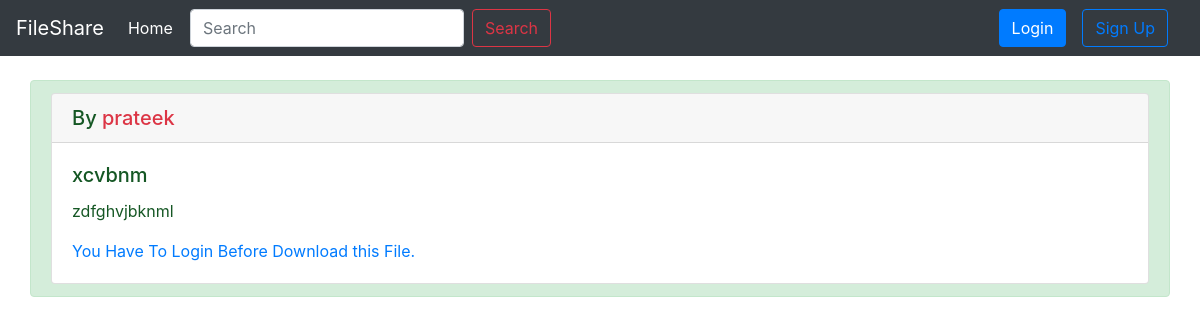
Before: / with the older database file.
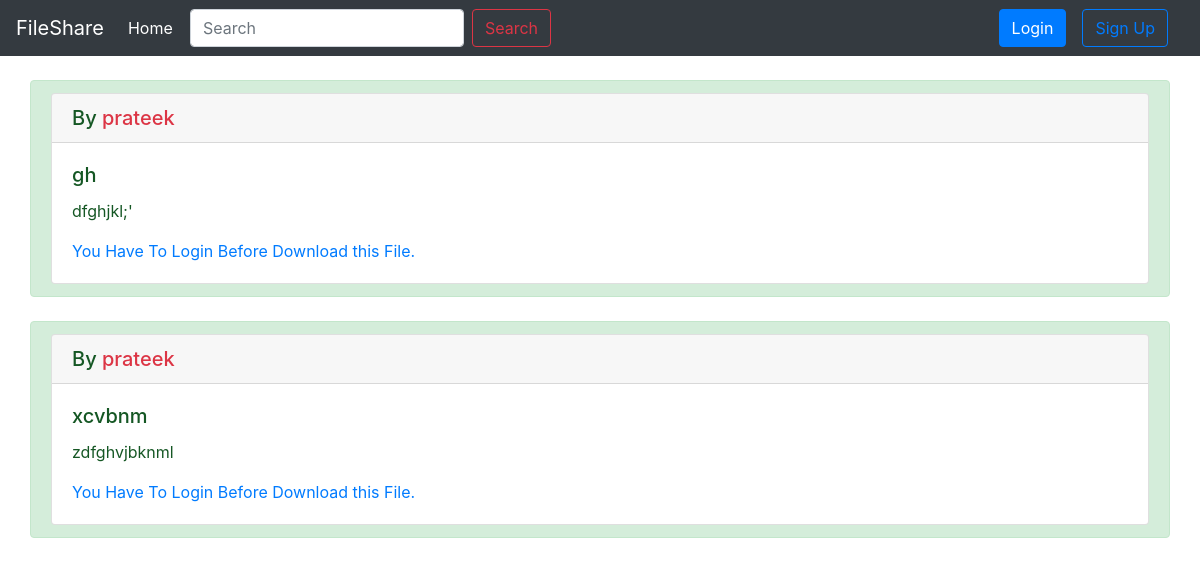
After: the same page with the newer database file.
### fileshare/models.py (models this page shows, shortened)
class Post(models.Model):
    user = models.ForeignKey(User, on_delete=models.CASCADE)
    title = models.CharField(max_length=200)
    file_field = models.FileField(upload_to='uploads/')
    desc = models.TextField()

class User(models.Model):
    username = models.CharField(max_length=50)
    password = models.CharField(max_length=50)
    def __str__(self):
        return self.username

### fileshare/views.py (the view, shortened to what this page needs)
# urls.py: path('', views.HomePageView.as_view(), name='home'),
class HomePageView(ListView):
    def get(self, request):
        all_posts = Post.objects.all().order_by('-id')
        param = {'posts':all_posts}
        return render(request, 'home.html', param)

### templates/home.html (shortened to what this page needs)
{% extends 'base.html' %}
{% block body %}
{% for post in posts %}
<div class="container my-4 alert alert-success">
    <div class="card">
        <h5 class="card-header">By <a style="text-decoration:none; color:#DC3545;" href="{% url 'profile' post.user.username %}">{{post.user}}</a></h5>
        <div class="card-body">
            <h5 class="card-title">{{post.title}}</h5>
            <p class="card-text">{{post.desc}}</p>
            {% if request.session.user %}
                <a href="{{MEDIA_URL}}/{{post.file_field.url}}" class="btn btn-warning" target="_blank">View</a>
                <a href="{{MEDIA_URL}}/{{post.file_field.url}}" class="btn btn-info mx-4" download>Download</a>
            {% else %}
                <a href="#">You Have To Login Before Download this File.</a>
            {% endif %}
        </div>
    </div>
</div>
{% endfor %}
{% endblock %}

### templates/base.html (shortened to what this page needs)
<!DOCTYPE html>
<html lang="en">
<head>
  <link rel="stylesheet" href="https://cdn.jsdelivr.net/npm/bootstrap@4.5.3/dist/css/bootstrap.min.css"
 />
</head>
<body>
  <nav class="navbar sticky-top navbar-expand-lg navbar-dark bg-dark">
    <a class="navbar-brand" href="{% url 'home' %}">FileShare</a>
    <div class="collapse navbar-collapse" id="navbarSupportedContent">
      <ul class="navbar-nav mr-auto">
        <li class="nav-item active">
          <a class="nav-link" href="{% url 'home' %}">Home <span class="sr-only">(current)</span></a>
        </li>
      </ul>
      <form action="{% url 'search' %}" method="get" class="form-inline my-2 my-lg-0"
        style="position: absolute; margin-left: 70px">
        <input class="form-control mr-sm-2" type="search" name="query" placeholder="Search" aria-label="Search" />
        <button class="btn btn-outline-danger my-2 my-sm-0" type="submit">
          Search
        </button>
      </form>
      {% if request.session.user %}
      <div class="btn-group">
        <button type="button" class="btn btn-secondary dropdown-toggle" data-toggle="dropdown" aria-haspopup="true"
          aria-expanded="false">
          @{{request.session.user}}
        </button>
        <div class="dropdown-menu dropdown-menu-right">
          <a href="{% url 'profile' request.session.user %}"><button class="dropdown-item"
              type="button">Profile</button></a>
          <a href="{% url 'upload_file' request.session.user %}"><button class="dropdown-item" type="button">
              Upload File
            </button></a>
          <a href="{% url 'logout' %}"><button class="dropdown-item" type="button" style="color: #dc3545">
              Logout
            </button></a>
        </div>
      </div>
      {% else %}
      <button type="button" class="btn btn-primary" data-toggle="modal" data-target="#loginModal">
        Login
      </button>
      <button type="button" class="btn btn-outline-primary mx-3" data-toggle="modal" data-target="#signupModal">
        Sign Up
      </button>
      {% endif %}
    </div>
  </nav>
  {% block body %}{% endblock %}
</body>
</html>

Changed rows visible on the page:
added Post: user "prateek", title "gh", desc "dfghjkl;'"
